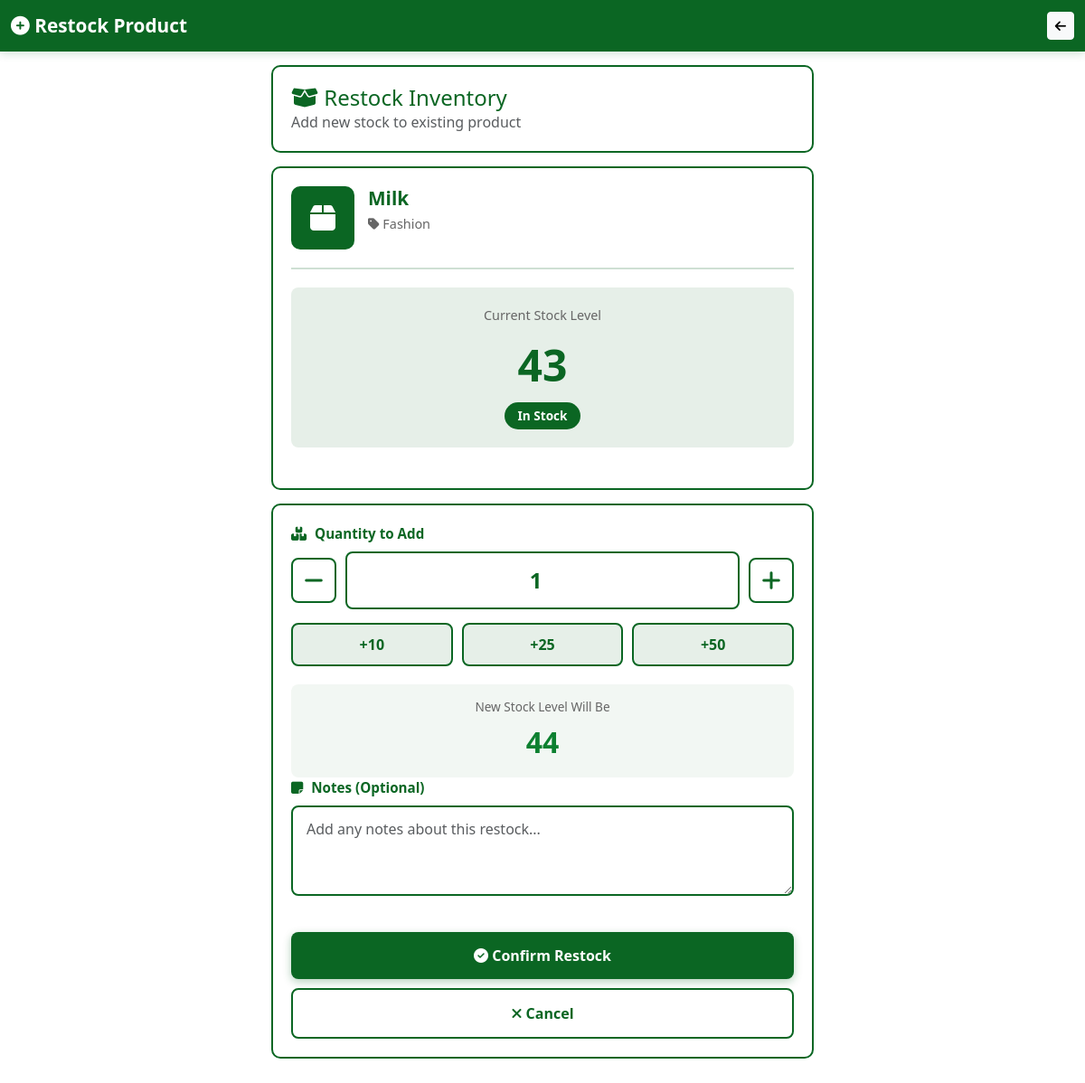
Screenshot of /restock_product/1/ with the database file from the repository.
### user/models.py (models this page shows, shortened)
class Product(models.Model):
    name = models.CharField(max_length=200)
    category = models.ForeignKey(Category, on_delete=models.PROTECT)
    description = models.TextField(blank=True)
    price = models.DecimalField(max_digits=10, decimal_places=2)
    cost_price = models.DecimalField(max_digits=10, decimal_places=2, null=True, blank=True)
    stock = models.IntegerField(default=0)
    min_stock = models.IntegerField(default=10)
    sku = models.CharField(max_length=50, blank=True)
    created_at = models.DateTimeField(auto_now_add=True)
    stock_level = models.CharField(max_length=50, blank=True, choices=[
        ('In Stock', 'In Stock'),
        ('Low Stock', 'Low Stock'),
        ('Out of Stock', 'Out of Stock'),
    ], default='In Stock')
    class Meta:
        db_table = 'product'

class Category(models.Model):
    name = models.CharField(max_length=100)
    description = models.TextField(blank=True)
    created_at = models.DateTimeField(auto_now_add=True)
    class Meta:
        db_table = 'category'
        verbose_name_plural = 'Categories'
    def __str__(self):
        return self.name

### user/views.py (the view, shortened to what this page needs)
# urls.py: path('restock_product/<int:product_id>/', views.restock_product, name='restock_product'),
def restock_product(request, product_id):
    product = get_object_or_404(Product, id=product_id)
    context = {
        'product': product,
    }
    return render(request, 'product/restock_product.html', context)

### templates/product/restock_product.html (shortened to what this page needs)
{% load static %}
<!DOCTYPE html>
<html lang="en">
<head>
    <link href="https://cdn.jsdelivr.net/npm/bootstrap@5.3.0/dist/css/bootstrap.min.css" rel="stylesheet">
    <link rel="stylesheet" href="https://cdnjs.cloudflare.com/ajax/libs/font-awesome/6.4.0/css/all.min.css">
</head>
<body>
    <nav class="navbar navbar-dark">
        <div class="container-fluid">
            <a class="navbar-brand" href="{% url 'inventory' %}">
                <i class="fas fa-plus-circle"></i> Restock Product
            </a>
            <button class="btn btn-sm btn-light" onclick="window.history.back()">
                <i class="fas fa-arrow-left"></i>
            </button>
        </div>
    </nav>
    <div class="content-wrapper">
        <div class="page-header">
            <h1><i class="fas fa-box-open"></i> Restock Inventory</h1>
            <p class="text-muted mb-0">Add new stock to existing product</p>
        </div>
        <div class="product-info-card">
            <div class="product-display">
                <div class="product-icon">
                    <i class="fas fa-box"></i>
                </div>
                <div class="product-details">
                    <h2>{{ product.name }}</h2>
                    <p class="category">
                        <i class="fas fa-tag"></i> {{ product.category|default:"General" }}
                    </p>
                </div>
            </div>
            <div class="current-stock-display">
                <div class="label">Current Stock Level</div>
                <div class="value">{{ product.stock }}</div>
                <span class="stock-status {% if product.stock <= product.min_stock %}status-low{% else %}status-ok{% endif %}">
                    {% if product.stock <= product.min_stock %}Low Stock{% else %}In Stock{% endif %}
                </span>
            </div>
        </div>
        <div class="form-container">
            <form method="POST" action="{% url 'restock_product' product.id %}" id="restockForm">
                <div class="form-group">
                    <label class="form-label">
                        <i class="fas fa-boxes"></i> Quantity to Add
                    </label>
                    <div class="quantity-input-group">
                        <button type="button" class="btn-quantity" onclick="decreaseQuantity()">
                            <i class="fas fa-minus"></i>
                        </button>
                        <input type="number" name="additional_stock" id="quantityInput"
                               class="quantity-input" value="1" min="1" required
                               oninput="updatePreview()">
                        <button type="button" class="btn-quantity" onclick="increaseQuantity()">
                            <i class="fas fa-plus"></i>
                        </button>
                    </div>
                    <div class="quick-buttons">
                        <button type="button" class="btn-quick" onclick="setQuantity(10)">+10</button>
                        <button type="button" class="btn-quick" onclick="setQuantity(25)">+25</button>
                        <button type="button" class="btn-quick" onclick="setQuantity(50)">+50</button>
                    </div>
                </div>
                <div class="new-stock-preview">
                    <div class="label">New Stock Level Will Be</div>
                    <div class="value" id="newStockValue">{{ product.stock|add:1 }}</div>
                </div>
                <div class="form-group">
                    <label class="form-label">
                        <i class="fas fa-sticky-note"></i> Notes (Optional)
                    </label>
                    <textarea name="notes" class="form-control" rows="3"
                              placeholder="Add any notes about this restock..."></textarea>
                </div>
                <button type="submit" class="btn-submit">
                    <i class="fas fa-check-circle"></i> Confirm Restock
                </button>
                <button type="button" class="btn-cancel" onclick="window.history.back()">
                    <i class="fas fa-times"></i> Cancel
                </button>
            </form>
        </div>
    </div>
</body>
</html>

### templates/product/restock_product.html (style rules this page uses)
:root { --primary-color: #0B6623; --light-green: #0D8030; }
body { background-color: #ffffff; font-family: 'Segoe UI', Tahoma, Geneva, Verdana, sans-serif; }
.navbar { background: var(--primary-color); box-shadow: 0 2px 10px rgba(11, 102, 35, 0.2); }
.navbar-brand { font-weight: bold; font-size: 1.3rem; }
.page-header { background: white; padding: 20px; margin: 15px; border-radius: 10px; border: 2px solid var(--primary-color); }
.page-header h1 { font-size: 1.5rem; margin: 0; color: var(--primary-color); }
.product-info-card { background: white; margin: 15px; padding: 20px; border-radius: 10px; border: 2px solid var(--primary-color); }
.product-display { display: flex; align-items: center; margin-bottom: 20px; padding-bottom: 20px; border-bottom: 2px solid rgba(11, 102, 35, 0.2); }
.product-icon { width: 70px; height: 70px; border-radius: 10px; background: var(--primary-color); display: flex; align-items: center; justify-content: center; margin-right: 15px; flex-shrink: 0; }
.product-icon i { color: white; font-size: 2rem; }
.product-details h2 { font-size: 1.3rem; font-weight: 600; color: var(--primary-color); margin: 0 0 5px 0; }
.product-details .category { color: #666; font-size: 0.9rem; }
.current-stock-display { background: rgba(11, 102, 35, 0.1); padding: 20px; border-radius: 8px; margin-bottom: 25px; text-align: center; }
.current-stock-display .label { font-size: 0.9rem; color: #666; margin-bottom: 8px; }
.current-stock-display .value { font-size: 3rem; font-weight: bold; color: var(--primary-color); }
.stock-status { display: inline-block; padding: 5px 15px; border-radius: 15px; font-size: 0.85rem; font-weight: 600; margin-top: 5px; }
.status-ok { background: var(--primary-color); color: white; }
.form-container { background: white; margin: 15px; padding: 20px; border-radius: 10px; border: 2px solid var(--primary-color); }
.form-group { margin-bottom: 20px; }
.form-label { display: block; font-weight: 600; color: var(--primary-color); margin-bottom: 8px; font-size: 0.95rem; }
.form-label i { margin-right: 5px; }
.quantity-input-group { display: flex; align-items: center; gap: 10px; }
.btn-quantity { width: 50px; height: 50px; border: 2px solid var(--primary-color); background: white; color: var(--primary-color); border-radius: 8px; font-size: 1.5rem; font-weight: bold; cursor: pointer; transition: all 0.3s; }
.quantity-input { flex: 1; padding: 12px 15px; border: 2px solid var(--primary-color); border-radius: 8px; font-size: 1.5rem; font-weight: bold; text-align: center; color: var(--primary-color); }
.quick-buttons { display: grid; grid-template-columns: repeat(3, 1fr); gap: 10px; margin-top: 15px; }
.btn-quick { padding: 10px; border: 2px solid var(--primary-color); background: rgba(11, 102, 35, 0.1); color: var(--primary-color); border-radius: 8px; font-weight: 600; cursor: pointer; transition: all 0.3s; }
.new-stock-preview { background: rgba(11, 102, 35, 0.05); padding: 15px; border-radius: 8px; margin-top: 20px; text-align: center; }
.new-stock-preview .label { font-size: 0.85rem; color: #666; margin-bottom: 5px; }
.new-stock-preview .value { font-size: 2rem; font-weight: bold; color: var(--light-green); }
.form-control { width: 100%; padding: 12px 15px; border: 2px solid var(--primary-color); border-radius: 8px; font-size: 1rem; transition: all 0.3s; }
.btn-submit { background: var(--primary-color); color: white; border: none; padding: 14px 20px; border-radius: 8px; font-size: 1rem; width: 100%; font-weight: 600; box-shadow: 0 3px 10px rgba(11, 102, 35, 0.3); cursor: pointer; transition: all 0.3s; margin-top: 20px; }
.btn-cancel { background: white; color: var(--primary-color); border: 2px solid var(--primary-color); padding: 14px 20px; border-radius: 8px; font-size: 1rem; width: 100%; font-weight: 600; cursor: pointer; margin-top: 10px; transition: all 0.3s; }
.content-wrapper { padding-bottom: 20px; }
@media (min-width: 768px) { .form-container, .page-header, .product-info-card, .alert { max-width: 600px; margin-left: auto; margin-right: auto; } }

### rows the page displays
Product: name "Milk", category "Fashion", stock "43", stock|add "44"
